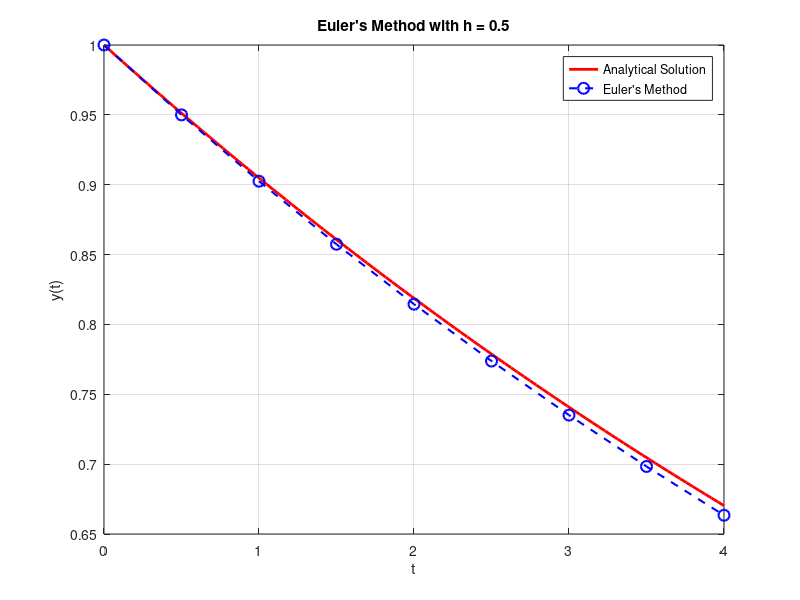
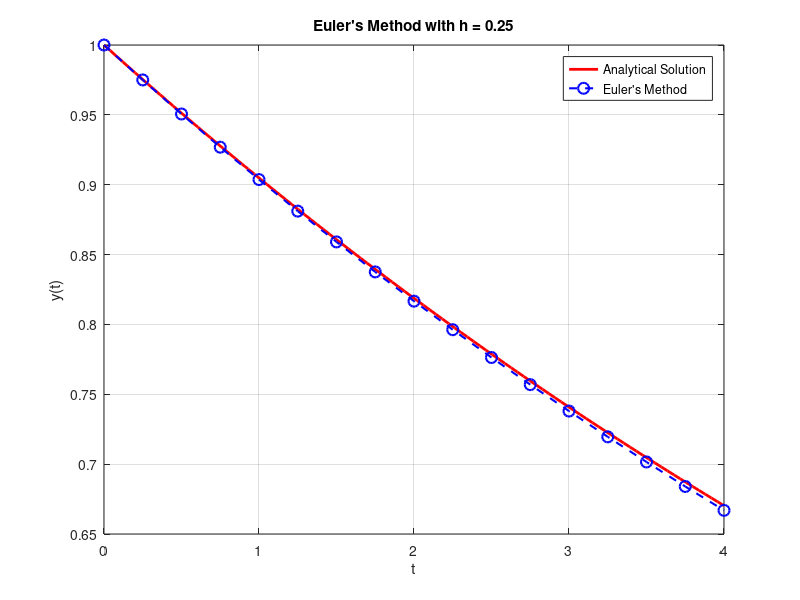

Here is the MATLAB script that generated these plots, in order:
% Define parameters
h_values = [0.5, 0.25]; % Step sizes
t_final = 4 ; % Final time

% Analytical solution
t = linspace(0, t_final, 100);
y_analytical = exp(-0.1*t);

% Euler's method
for j = 1:length(h_values)
    h = h_values(j);
    num_steps = t_final / h;
    y_euler = zeros(1, num_steps + 1);
    y_euler(1) = 1; % Initial condition
    
    for i = 1:num_steps
        y_euler(i+1) = y_euler(i) + h * (y_euler(i) - 1.1 * y_euler(i));
    end
    
    % Plot results
    figure;
    plot(t, y_analytical, 'r', 'LineWidth', 2);
    hold on;
    plot(0:h:t_final, y_euler, 'bo--', 'MarkerSize', 8, 'LineWidth', 1.5);
    xlabel('t');
    ylabel('y(t)');
    title(['Euler''s Method with h = ', num2str(h)]);
    legend('Analytical Solution', 'Euler''s Method', 'Location', 'Best');
    grid on;
    hold off;
end
